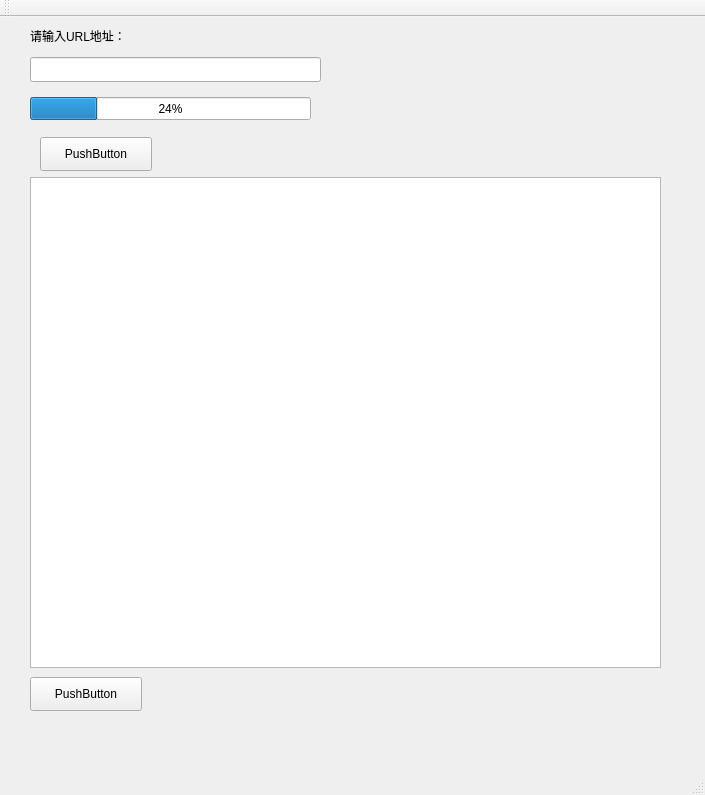
<?xml version="1.0" encoding="UTF-8"?>
<ui version="4.0">
 <class>MainWindowClass</class>
 <widget class="QMainWindow" name="MainWindowClass">
  <property name="geometry">
   <rect>
    <x>0</x>
    <y>0</y>
    <width>705</width>
    <height>795</height>
   </rect>
  </property>
  <property name="windowTitle">
   <string>MainWindow</string>
  </property>
  <widget class="QWidget" name="centralWidget">
   <widget class="QLabel" name="label">
    <property name="geometry">
     <rect>
      <x>30</x>
      <y>10</y>
      <width>101</width>
      <height>18</height>
     </rect>
    </property>
    <property name="text">
     <string>请输入URL地址：</string>
    </property>
   </widget>
   <widget class="QLineEdit" name="lineEdit">
    <property name="geometry">
     <rect>
      <x>30</x>
      <y>40</y>
      <width>291</width>
      <height>25</height>
     </rect>
    </property>
   </widget>
   <widget class="QProgressBar" name="progressBar">
    <property name="geometry">
     <rect>
      <x>30</x>
      <y>80</y>
      <width>281</width>
      <height>23</height>
     </rect>
    </property>
    <property name="value">
     <number>24</number>
    </property>
   </widget>
   <widget class="QPushButton" name="pushButton">
    <property name="geometry">
     <rect>
      <x>40</x>
      <y>120</y>
      <width>112</width>
      <height>34</height>
     </rect>
    </property>
    <property name="text">
     <string>PushButton</string>
    </property>
   </widget>
   <widget class="QTextBrowser" name="textBrowser">
    <property name="geometry">
     <rect>
      <x>30</x>
      <y>160</y>
      <width>631</width>
      <height>491</height>
     </rect>
    </property>
   </widget>
   <widget class="QPushButton" name="pushButton_2">
    <property name="geometry">
     <rect>
      <x>30</x>
      <y>660</y>
      <width>112</width>
      <height>34</height>
     </rect>
    </property>
    <property name="text">
     <string>PushButton</string>
    </property>
   </widget>
  </widget>
  <widget class="QMenuBar" name="menuBar">
   <property name="geometry">
    <rect>
     <x>0</x>
     <y>0</y>
     <width>705</width>
     <height>30</height>
    </rect>
   </property>
  </widget>
  <widget class="QToolBar" name="mainToolBar">
   <attribute name="toolBarArea">
    <enum>TopToolBarArea</enum>
   </attribute>
   <attribute name="toolBarBreak">
    <bool>false</bool>
   </attribute>
  </widget>
  <widget class="QStatusBar" name="statusBar"/>
 </widget>
 <layoutdefault spacing="6" margin="11"/>
 <resources>
  <include location="mainwindow.qrc"/>
 </resources>
 <connections/>
</ui>
